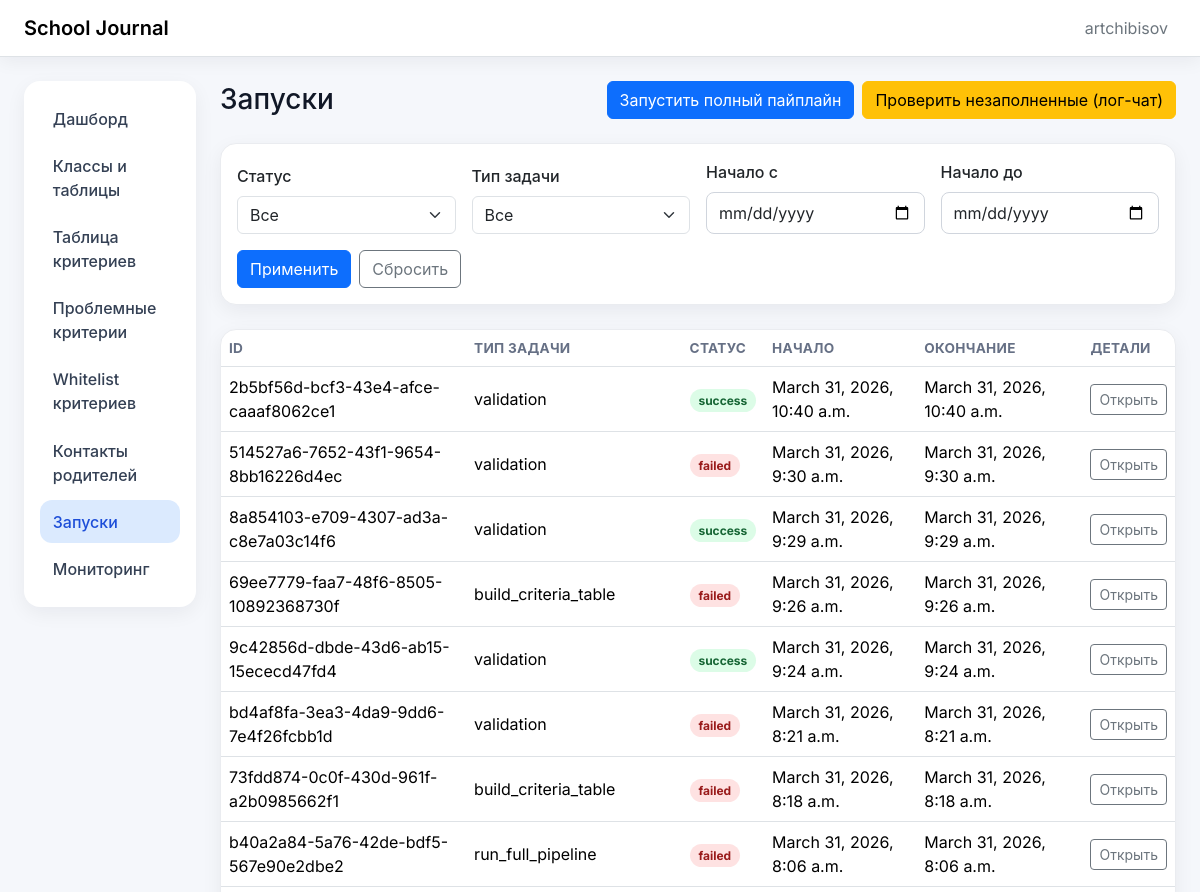
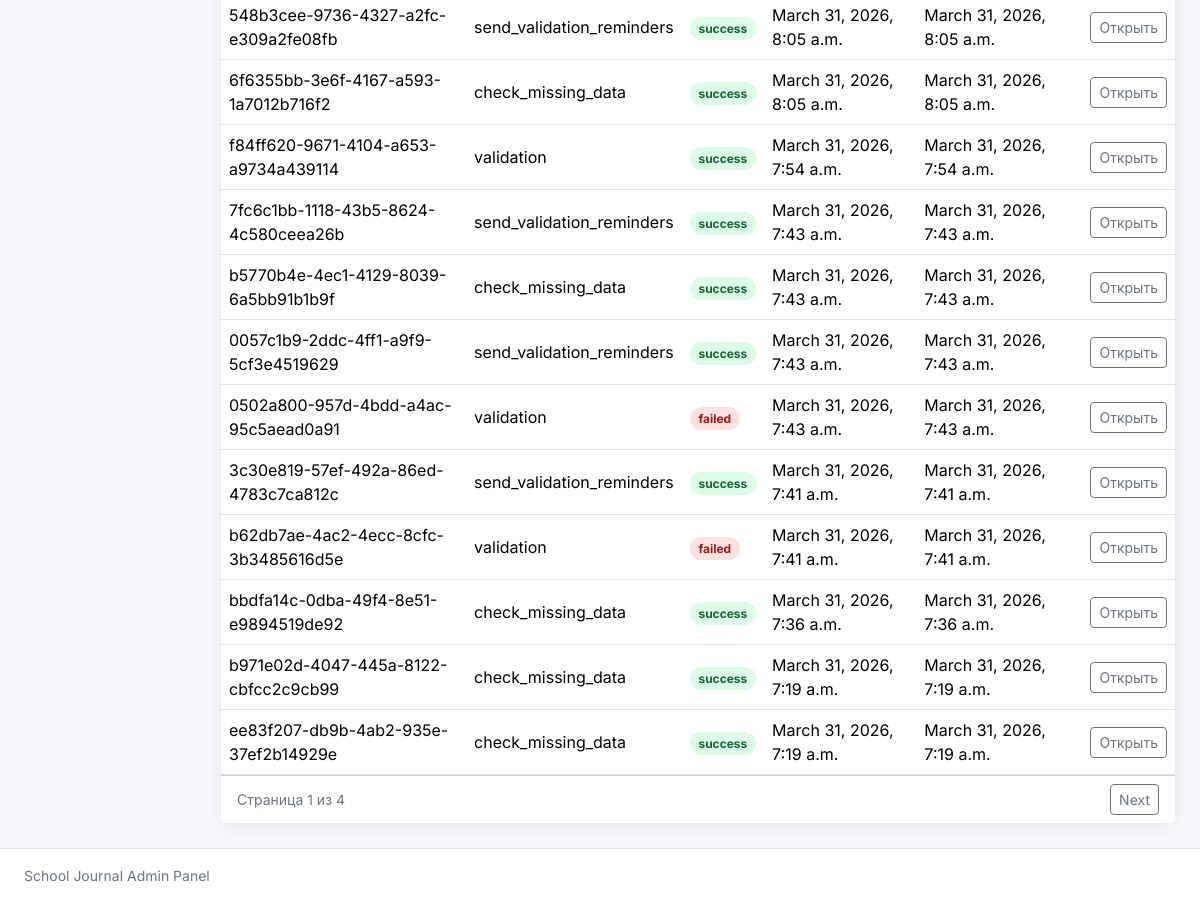
The page /runs/ (signed in) on the database as committed earlier (2 pictures, top to bottom).
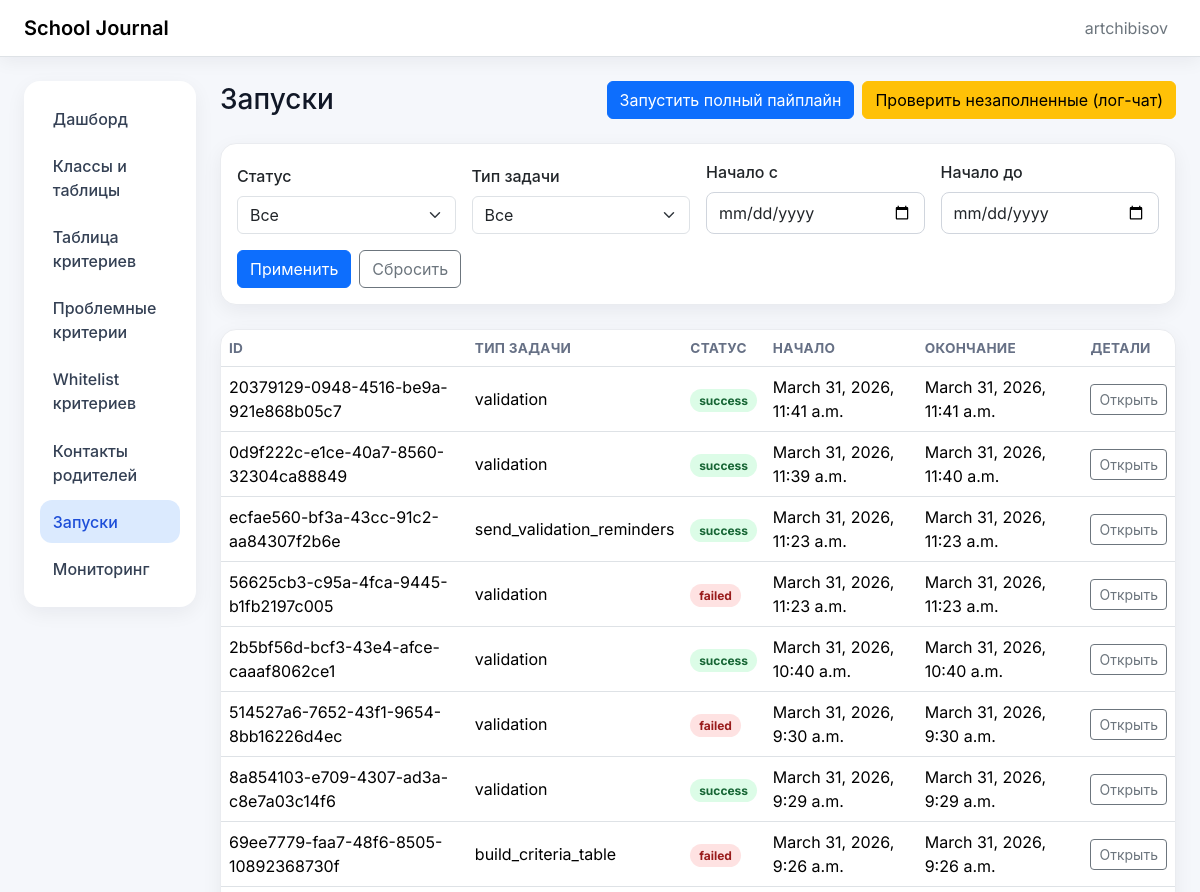
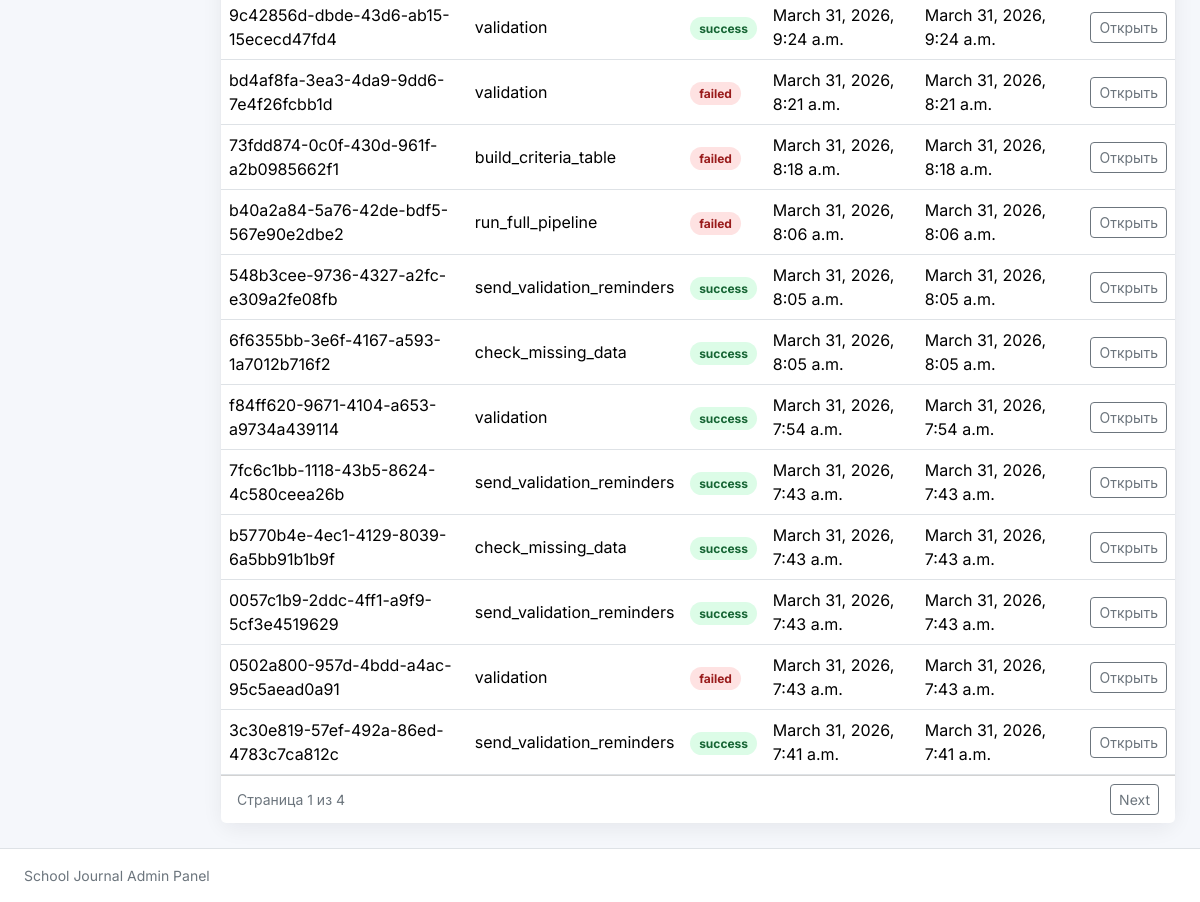
The same page on the database as committed later (2 pictures, top to bottom).
### jobs/models.py (models this page shows, shortened)
class JobRun(models.Model):
    class Status(models.TextChoices):
        PENDING = "pending", "Pending"
        RUNNING = "running", "Running"
        SUCCESS = "success", "Success"
        PARTIAL = "partial", "Partial"
        FAILED = "failed", "Failed"
    id = models.UUIDField(primary_key=True, default=uuid.uuid4, editable=False)
    job_type = models.CharField(max_length=100)
    status = models.CharField(max_length=20, choices=Status.choices, default=Status.PENDING)
    started_at = models.DateTimeField(null=True, blank=True)
    finished_at = models.DateTimeField(null=True, blank=True)
    params_json = models.JSONField(default=dict, blank=True)
    result_json = models.JSONField(default=dict, blank=True)
    initiated_by = models.ForeignKey(
        settings.AUTH_USER_MODEL,
        null=True,
        blank=True,
        on_delete=models.SET_NULL,
        related_name="job_runs",
    )
    class Meta:
        ordering = ["-started_at"]
        permissions = [
            ("run_validation", "Can run validation jobs"),
            ("run_full_pipeline", "Can run full pipeline"),
            ("send_reminders", "Can send validation reminders"),
            ("run_check_missing_data", "Can run missing data checks"),
        ]

### jobs/views.py (the view)
# urls.py: path("runs/", list_job_runs, name="job_run_list"),
@login_required
@permission_required_403("jobs.view_jobrun", message="Доступ запрещён: нет прав на просмотр запусков.")
def list_job_runs(request):
    queryset = JobRun.objects.all().order_by("-started_at")
    status = _parse_non_empty(request.GET.get("status"))
    if status:
        queryset = queryset.filter(status=status)
    job_type = _parse_non_empty(request.GET.get("job_type"))
    if job_type:
        queryset = queryset.filter(job_type=job_type)
    started_from = _parse_non_empty(request.GET.get("started_from"))
    if started_from:
        queryset = queryset.filter(started_at__date__gte=started_from)
    started_to = _parse_non_empty(request.GET.get("started_to"))
    if started_to:
        queryset = queryset.filter(started_at__date__lte=started_to)
    paginator = Paginator(queryset, 20)
    page_obj = paginator.get_page(request.GET.get("page"))
    for run in page_obj:
        run.status_meta = _status_meta(run.status)
    preserved_query = request.GET.copy()
    preserved_query.pop("page", None)
    return render(
        request,
        "jobs/jobrun_list.html",
        {
            "page_obj": page_obj,
            "status_choices": JobRun.Status.choices,
            "job_type_choices": JobRun.objects.values_list("job_type", flat=True).distinct().order_by("job_type"),
            "filters": {
                "status": status or "",
                "job_type": job_type or "",
                "started_from": started_from or "",
                "started_to": started_to or "",
            },
            "querystring": preserved_query.urlencode(),
        },
    )

### admin_panel/authz.py (called while the page is built)
def permission_required_403(perm: str, *, message: str | None = None) -> Callable:
    deny_message = message or "Доступ запрещён: недостаточно прав для выполнения действия."
    def decorator(view_func: Callable) -> Callable:
        @wraps(view_func)
        def _wrapped(request: HttpRequest, *args, **kwargs) -> HttpResponse:
            if request.user.has_perm(perm):
                return view_func(request, *args, **kwargs)
            messages.error(request, deny_message)
            return HttpResponseForbidden(deny_message)
        return _wrapped
    return decorator

### jobs/views.py (called while the page is built)
def _parse_non_empty(value: str | None) -> str | None:
    if value is None:
        return None
    trimmed = value.strip()
    return trimmed or None

def _status_meta(status: str | None) -> dict[str, str]:
    return STATUS_UI_META.get(status, {"css": "queued", "label": status or "queued"})

### jobs/templates/jobs/jobrun_list.html (shortened to what this page needs)
{% extends "base.html" %}
{% block page_heading %}Запуски{% endblock %}
{% block page_actions %}
  {% if perms.jobs.run_full_pipeline %}
    <form method="post" action="{% url 'run_full_pipeline' %}">
       <button class="btn btn-primary" type="submit">Запустить полный пайплайн</button>
     </form>
  {% endif %}
{% if perms.jobs.run_check_missing_data %}
    <form method="post" action="{% url 'run_missing_data_check' %}">
      <button class="btn btn-warning" type="submit">Проверить незаполненные (лог-чат)</button>
    </form>
  {% endif %}
 {% endblock %}
 {% block content %}
  <section class="card mb-4">
    <div class="card-body">
      <form method="get" class="row g-3 align-items-end">
        <div class="col-12 col-md-6 col-xl-3">
          <label class="form-label" for="id_status">Статус</label>
          <select id="id_status" name="status" class="form-select">
            <option value="">Все</option>
          </select>
        </div>
        <div class="col-12 col-md-6 col-xl-3">
          <label class="form-label" for="id_job_type">Тип задачи</label>
          <select id="id_job_type" name="job_type" class="form-select">
            <option value="">Все</option>
          </select>
        </div>
        <div class="col-12 col-md-6 col-xl-3">
          <label class="form-label" for="id_started_from">Начало с</label>
          <input id="id_started_from" type="date" name="started_from" value="{{ filters.started_from }}" class="form-control">
        </div>
        <div class="col-12 col-md-6 col-xl-3">
          <label class="form-label" for="id_started_to">Начало до</label>
          <input id="id_started_to" type="date" name="started_to" value="{{ filters.started_to }}" class="form-control">
        </div>
        <div class="col-12 d-flex flex-wrap gap-2">
          <button class="btn btn-primary" type="submit">Применить</button>
          <a class="btn btn-outline-secondary" href="{% url 'job_run_list' %}">Сбросить</a>
        </div>
      </form>
    </div>
  </section>
  <section class="card">
    <div class="card-body p-0">
      <div class="table-responsive">
        <table class="table table-hover align-middle mb-0">
          <thead>
            <tr>
              <th>ID</th>
              <th>Тип задачи</th>
              <th>Статус</th>
              <th>Начало</th>
              <th>Окончание</th>
              <th>Детали</th>
            </tr>
          </thead>
          <tbody>
            {% for run in page_obj %}
              <tr>
                <td>{{ run.id }}</td>
                <td>{{ run.job_type }}</td>
                <td><span class="badge badge-soft badge-{{ run.status_meta.css }}">{{ run.status_meta.label }}</span></td>
                <td>{{ run.started_at|default:"—" }}</td>
                <td>{{ run.finished_at|default:"—" }}</td>
                <td>
                  <a class="btn btn-outline-secondary btn-sm" href="{% url 'job_run_detail' run.id %}{% if querystring %}?{{ querystring }}{% endif %}">Открыть</a>
                </td>
              </tr>
            {% empty %}
              <tr><td class="table-empty" colspan="6">No runs found.</td></tr>
            {% endfor %}
          </tbody>
        </table>
       </div>
    </div>
     {% if page_obj.paginator.num_pages > 1 %}
      <div class="card-footer bg-white d-flex justify-content-between align-items-center flex-wrap gap-2">
        <div class="text-secondary small">Страница {{ page_obj.number }} из {{ page_obj.paginator.num_pages }}</div>
        <div class="d-flex gap-2">
          {% if page_obj.has_next %}
            <a class="btn btn-outline-secondary btn-sm" href="?{% if querystring %}{{ querystring }}&{% endif %}page={{ page_obj.next_page_number }}">Next</a>
          {% endif %}
        </div>
      </div>
      {% endif %}
  </section>
 {% endblock %}

Rows that differ between the two databases and show on the page:
no longer on this page (row unchanged): JobRun: id "b62db7ae-4ac2-4ecc-8cfc-3b3485616d5e", job_type "validation", status_meta.label "failed", started_at "March 31, 2026, 7:41 a.m.", finished_at "March 31, 2026, 7:41 a.m."
no longer on this page (row unchanged): JobRun: id "bbdfa14c-0dba-49f4-8e51-e9894519de92", job_type "check_missing_data", status_meta.label "success", started_at "March 31, 2026, 7:36 a.m.", finished_at "March 31, 2026, 7:36 a.m."
no longer on this page (row unchanged): JobRun: id "b971e02d-4047-445a-8122-cbfcc2c9cb99", job_type "check_missing_data", status_meta.label "success", started_at "March 31, 2026, 7:19 a.m.", finished_at "March 31, 2026, 7:19 a.m."
no longer on this page (row unchanged): JobRun: id "ee83f207-db9b-4ab2-935e-37ef2b14929e", job_type "check_missing_data", status_meta.label "success", started_at "March 31, 2026, 7:19 a.m.", finished_at "March 31, 2026, 7:19 a.m."
added JobRun: id "20379129-0948-4516-be9a-921e868b05c7", job_type "validation", status_meta.label "success", started_at "March 31, 2026, 11:41 a.m.", finished_at "March 31, 2026, 11:41 a.m."
added JobRun: id "0d9f222c-e1ce-40a7-8560-32304ca88849", job_type "validation", status_meta.label "success", started_at "March 31, 2026, 11:39 a.m.", finished_at "March 31, 2026, 11:40 a.m."
added JobRun: id "ecfae560-bf3a-43cc-91c2-aa84307f2b6e", job_type "send_validation_reminders", status_meta.label "success", started_at "March 31, 2026, 11:23 a.m.", finished_at "March 31, 2026, 11:23 a.m."
added JobRun: id "56625cb3-c95a-4fca-9445-b1fb2197c005", job_type "validation", status_meta.label "failed", started_at "March 31, 2026, 11:23 a.m.", finished_at "March 31, 2026, 11:23 a.m."
